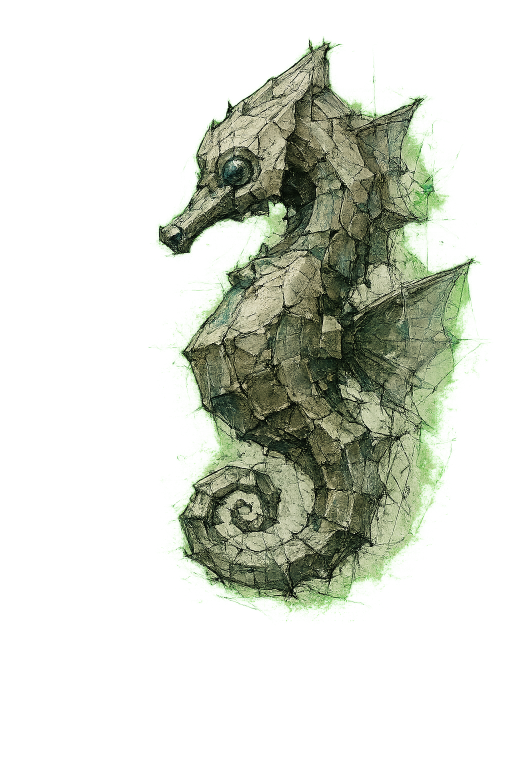
#> input picture 幼年海馬.png, 1024 x 1536 px (shown at 1/2 size)
$ python -i remove-gif-black-background.py   (imports and definitions only)
#> lines starting #> are read from the running program, lines starting #| are printed output that depends on the picture; after the words box and inside, x2 and y2 are one past the last pixel; in counts of white or black regions, pixels touching at a corner belong together
#> further down, picture is the input picture: PIL image 1024x1536 RGBA; mean R, G, B, A 72.3, 199.6, 34.8, 74
"""Remove connected black matte pixels from animated GIFs without redrawing sprites.

The authored previews use a black canvas, but some frames carry that canvas as
opaque pixels while others use a GIF transparency index. A border flood-fill
keeps black details inside the enemy intact and converts only the matte to GIF
transparency.
"""

from __future__ import annotations

import argparse
from collections import Counter, deque
from pathlib import Path
from tempfile import NamedTemporaryFile

from PIL import Image, ImageSequence


BACKGROUND_TOLERANCE = 24
TRANSPARENT_INDEX = 255
TRANSPARENT_RGB = (255, 0, 255)


def matte_mask(image: Image.Image) -> Image.Image:
    rgba = image.convert("RGBA")
    width, height = rgba.size
#> width = 1024; height = 1536
    pixels = rgba.load()
    visited = bytearray(width * height)
    queue: deque[tuple[int, int]] = deque()

    border_colours = []
    for x in range(width):
        for y in (0, height - 1):
            red, green, blue, alpha = pixels[x, y]
            if alpha:
                border_colours.append((red, green, blue))
#> after the loop, border_colours = []
    for y in range(1, height - 1):
        for x in (0, width - 1):
            red, green, blue, alpha = pixels[x, y]
            if alpha:
                border_colours.append((red, green, blue))
#> after the loop, border_colours = [(51, 232, 8), (48, 234, 9), (46, 232, 8), (49, 232, 5), (48, 234, 6), (48, 233, 7), (45, 229, 8), (47, 230, 10), (44, 230, 8), (45, 229, 7)]
    background_colour = Counter(border_colours).most_common(1)[0][0] if border_colours else (0, 0, 0)
#> background_colour = (51, 232, 8)

    def is_matte(x: int, y: int) -> bool:
        red, green, blue, alpha = pixels[x, y]
        return alpha == 0 or max(abs(red - background_colour[0]), abs(green - background_colour[1]), abs(blue - background_colour[2])) <= BACKGROUND_TOLERANCE

    for x in range(width):
        if is_matte(x, 0):
            queue.append((x, 0))
        if is_matte(x, height - 1):
            queue.append((x, height - 1))
#> this loop made 1024 passes
    for y in range(height):
        if is_matte(0, y):
            queue.append((0, y))
        if is_matte(width - 1, y):
            queue.append((width - 1, y))
#> this loop made 1536 passes

    while queue:
        x, y = queue.popleft()
        offset = y * width + x
        if visited[offset] or not is_matte(x, y):
            continue
        visited[offset] = 1
        for next_x, next_y in ((x - 1, y), (x + 1, y), (x, y - 1), (x, y + 1)):
            if 0 <= next_x < width and 0 <= next_y < height:
                next_offset = next_y * width + next_x
                if not visited[next_offset]:
                    queue.append((next_x, next_y))

    return Image.frombytes("L", (width, height), bytes(visited))


def transparent_frame(frame: Image.Image) -> Image.Image:
    rgba = frame.convert("RGBA")
    mask = matte_mask(rgba)
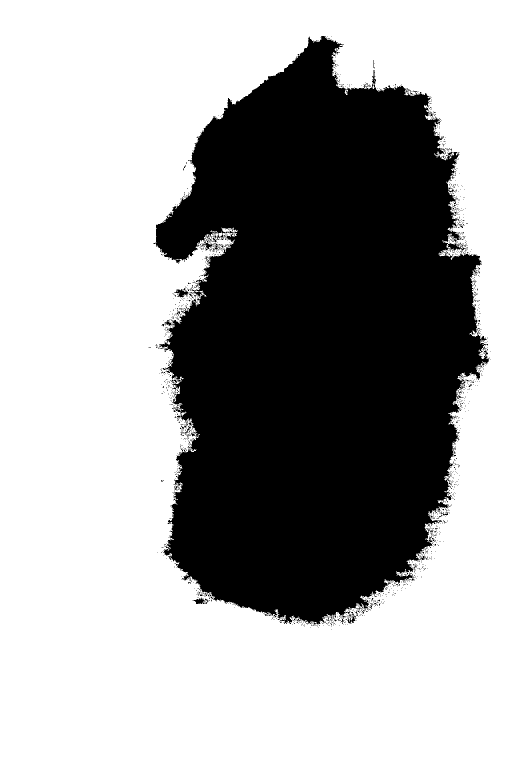
#> mask: PIL image 1024x1536 L (shown at 1/2 size); values 0 (black) and 1 (white), 64.6% white; 1560 black regions (1539 under 20 px), largest, box (x1, y1, x2, y2) and area: (306, 72, 978, 1249) 552613, (349, 576, 377, 595) 248, (387, 1195, 417, 1208) 197
    rgb = rgba.convert("RGB")
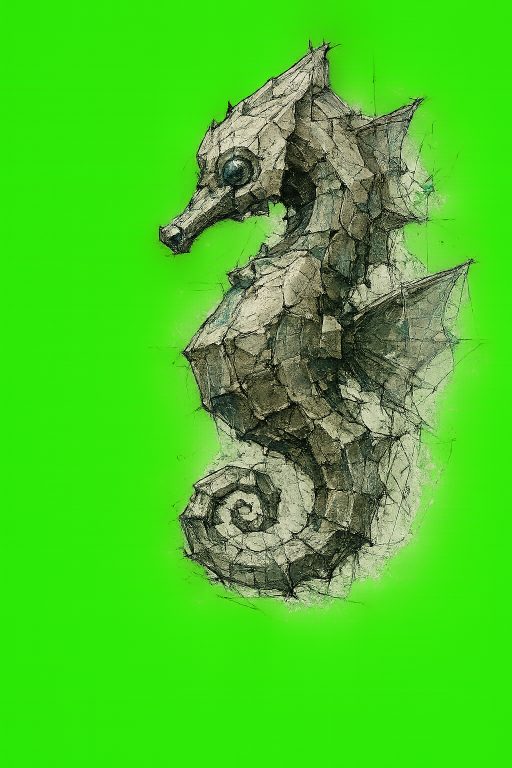
#> rgb: PIL image 1024x1536 RGB (shown at 1/2 size); mean R, G, B 72.3, 199.6, 34.8
    rgb.paste(TRANSPARENT_RGB, mask=mask)
    indexed = rgb.quantize(colors=255, method=Image.Quantize.MEDIANCUT)
    palette = indexed.getpalette()
    palette.extend([0] * (768 - len(palette)))
    palette[TRANSPARENT_INDEX * 3:TRANSPARENT_INDEX * 3 + 3] = list(TRANSPARENT_RGB)
    indexed.putpalette(palette)
#> (the run stopped early here; a loop or call above may not have finished)
